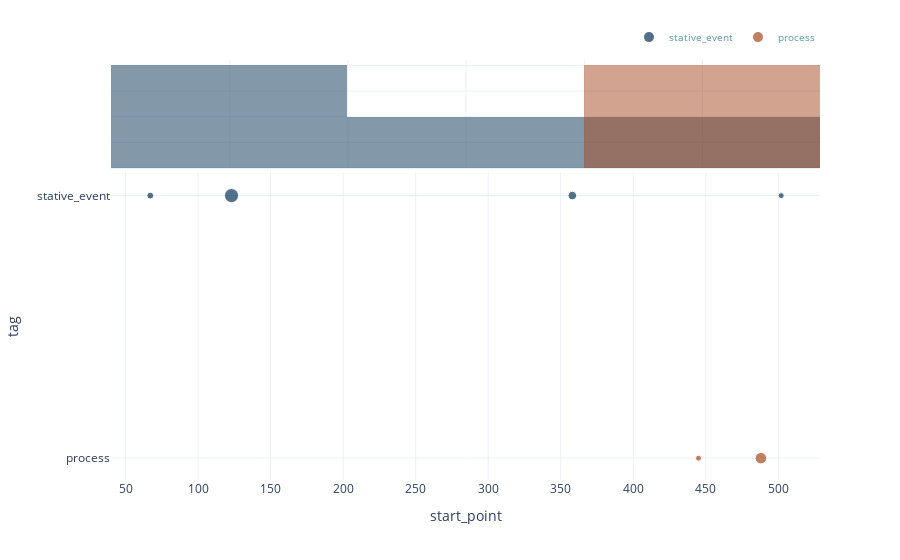

The notebook cell saved with this chart:
### Markdown cell above
## Plot Annotations for specified Annotation Collection <a class="anchor" id="4-bullet"></a>
The annotations of single annotation collections can be plotted as interactive [Plotly](https://plotly.com/python/) plot, too.
The annotations can be explored with respect to
- their tag: y-axis
- their text position: x-axis
- the annotated text passages: mouse over
- their properties: mouse over

### Code cell
my_project.ac_dict['ac_2'].plot_annotations()

### Figure 1 — Plotly figure (JSON) as saved in the notebook; plotly's stock layout.template omitted (floating-point values rounded to 4 significant figures)
{"data": [{"customdata": [["<I><br>Es war an einem Sonntagvormittag im schönsten Frühjahr.<br></I>", ["no"], "no", ["nan"], ["nan"]], ["<I><br>Georg Bendemann, ein junger Kaufmann, saß in seinem Privatzimmer im<br>ersten Stock eines der niedrigen, leichtgebauten Häuser, die entlang des<br>Flusses in einer langen Reihe, fast nur in der Höhe<br>und Färbung unterschieden, sich hinzogen<br></I>", ["no"], "no", ["nan"], ["nan"]], ["<I><br>Er hatte gerade einen Brief an einen sich im Ausland<br>befindenden Jugendfreund beendet<br></I>", ["no"], "no", ["nan"], ["nan"]], ["<I><br>den Ellbogen auf den Schreibtisch gestützt<br></I>", ["no"], "no", ["nan"], ["nan"]]], "hovertemplate": "tag=%{y}<br>start_point=%{x}<br>size=%{marker.size}<br>ANNOTATION=%{customdata[0]}<br>prop:unpredictable=%{customdata[1]}<br>prop:mental=%{customdata[2]}<br>prop:persistent=%{customdata[3]}<br>prop:intentional=%{customdata[4]}<extra></extra>", "legendgroup": "stative_event", "marker": {"color": "#093658", "opacity": 0.7, "size": [55, 233, 85, 42], "sizemode": "area", "sizeref": 2.33, "symbol": "circle"}, "mode": "markers", "name": "stative_event", "orientation": "h", "showlegend": true, "type": "scatter", "x": [67, 123, 358, 502], "xaxis": "x", "y": ["stative_event", "stative_event", "stative_event", "stative_event"], "yaxis": "y"}, {"alignmentgroup": "True", "bingroup": "x", "hovertemplate": "tag=stative_event<br>start_point=%{x}<br>count=%{y}<extra></extra>", "legendgroup": "stative_event", "marker": {"color": "#093658"}, "name": "stative_event", "offsetgroup": "stative_event", "opacity": 0.5, "showlegend": false, "type": "histogram", "x": [67, 123, 358, 502], "xaxis": "x2", "yaxis": "y2"}, {"customdata": [["<I><br>verschloß ihn in spielerischer Langsamkeit<br></I>", ["no"], "no", ["no"], ["no"]], ["<I><br>und sah dann aus dem Fenster auf den Fluß, die<br>Brücke und die Anhöhen am anderen Ufer mit ihrem schwachen<br>Grün<br></I>", ["no"], "yes", ["no"], ["yes"]]], "hovertemplate": "tag=%{y}<br>start_point=%{x}<br>size=%{marker.size}<br>ANNOTATION=%{customdata[0]}<br>prop:unpredictable=%{customdata[1]}<br>prop:mental=%{customdata[2]}<br>prop:persistent=%{customdata[3]}<br>prop:intentional=%{customdata[4]}<extra></extra>", "legendgroup": "process", "marker": {"color": "#A64B21", "opacity": 0.7, "size": [42, 155], "sizemode": "area", "sizeref": 2.33, "symbol": "circle"}, "mode": "markers", "name": "process", "orientation": "h", "showlegend": true, "type": "scatter", "x": [445, 488], "xaxis": "x", "y": ["process", "process"], "yaxis": "y"}, {"alignmentgroup": "True", "bingroup": "x", "hovertemplate": "tag=process<br>start_point=%{x}<br>count=%{y}<extra></extra>", "legendgroup": "process", "marker": {"color": "#A64B21"}, "name": "process", "offsetgroup": "process", "opacity": 0.5, "showlegend": false, "type": "histogram", "x": [445, 488], "xaxis": "x2", "yaxis": "y2"}], "layout": {"barmode": "overlay", "legend": {"font": {"color": "#5A98A1", "size": 10}, "itemsizing": "constant", "orientation": "h", "title": {}, "tracegroupgap": 0, "x": 1, "xanchor": "right", "y": 1.02, "yanchor": "bottom"}, "margin": {"t": 60}, "xaxis": {"anchor": "y", "domain": [0, 1], "title": {"text": "start_point"}}, "xaxis2": {"anchor": "y2", "domain": [0, 1], "showgrid": true, "showticklabels": false}, "yaxis": {"anchor": "x", "categoryarray": ["process", "stative_event"], "categoryorder": "array", "domain": [0, 0.7326], "title": {"text": "tag"}}, "yaxis2": {"anchor": "x2", "categoryarray": ["process", "stative_event"], "categoryorder": "array", "domain": [0.7426, 1], "matches": "y2", "showgrid": true, "showline": false, "showticklabels": false, "ticks": ""}}}
